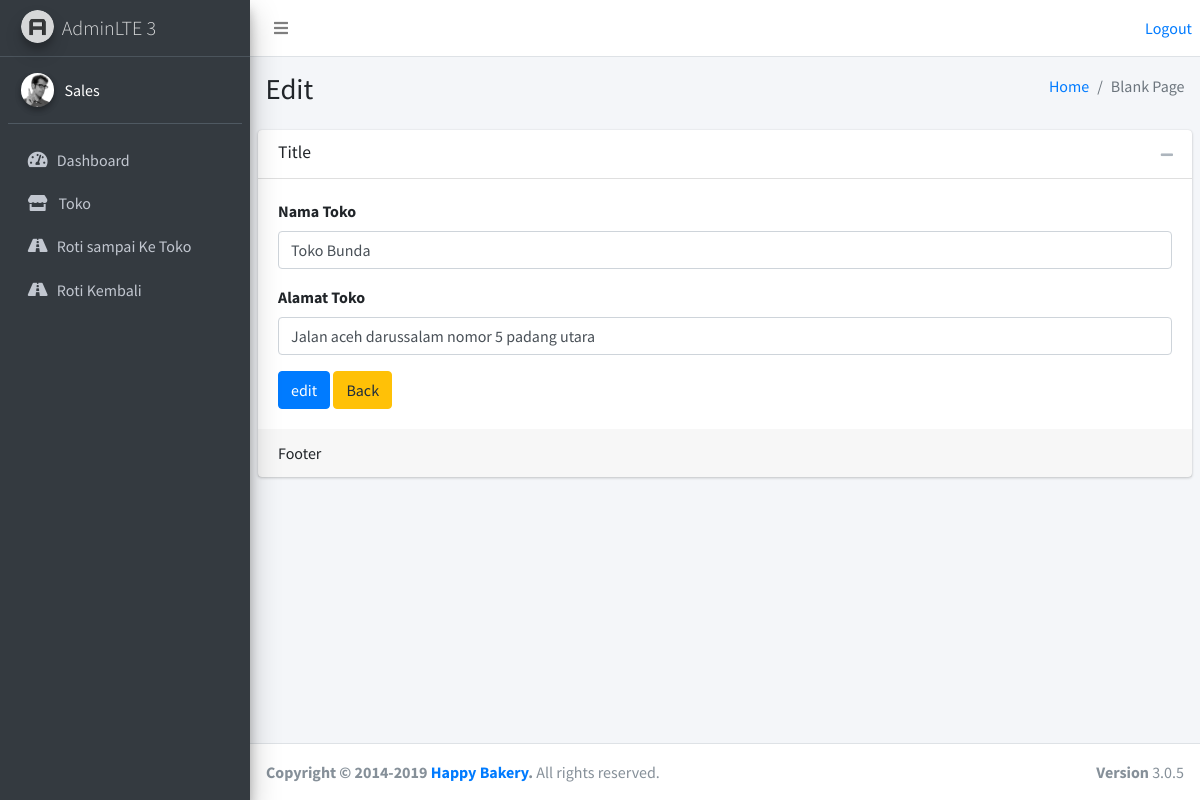
Screenshot of /toko/edit.php?id=3 (signed in) with the database file from the repository.
### tables this page shows
CREATE TABLE `toko` (
  `id_toko` int(11) NOT NULL,
  `nama_toko` varchar(20) NOT NULL,
  `alamat` text NOT NULL
);

### toko/edit.php (the view, shortened to what this page needs)
<?php
include '../layouts/header.php';
?>
<div class="content-wrapper">
  <section class="content-header">
    <div class="container-fluid">
      <div class="row mb-2">
        <div class="col-sm-6">
          <h1>Edit</h1>
        </div>
        <div class="col-sm-6">
          <ol class="breadcrumb float-sm-right">
            <li class="breadcrumb-item"><a href="index.php">Home</a></li>
            <li class="breadcrumb-item active">Blank Page</li>
          </ol>
        </div>
      </div>
    </div>
  </section>
  <section class="content">
    <div class="card">
      <div class="card-header">
        <h3 class="card-title">Title</h3>
        <div class="card-tools">
          <button type="button" class="btn btn-tool" data-card-widget="collapse" data-toggle="tooltip" title="Collapse">
            <i class="fas fa-minus"></i></button>
        </div>
      </div>
      <?php
      $id = $_GET['id'];
      $query = mysqli_query($koneksi, "SELECT * FROM toko where id_toko = '$id' ") or die(mysqli_error($koneksi));
      while ($t = mysqli_fetch_array($query)) {
      ?>
        <div class="card-body">
          <form action="proses_edit.php" method="POST">
            <div class="mb-3">
              <label for="1" class="form-label">Nama Toko</label>
              <input type="text" name="nama_toko" value="<?php echo $t[1]; ?>" class="form-control" id="1" placeholder="Inputkan Username">
            </div>
            <div class="mb-3">
              <label for="1" class="form-label">Alamat Toko</label>
              <input name="alamat" class="form-control" value="<?php echo $t[2]; ?>" placeholder="Alamat Toko" required>
            </div>
          <?php } ?>
          <button type="submit" name="cek" class="btn btn-primary">edit</button>
          <a href="index.php" class="btn btn-warning">Back</a>
          </form>
        </div>
        <div class="card-footer">
          Footer
        </div>
    </div>
  </section>
</div>
<?php
include '../layouts/footer.php';
?>

### rows the page displays
toko: nama_toko "Toko Bunda", alamat "Jalan aceh darussalam nomor 5 padang utara"

### other values shown
$nama "Sales"
